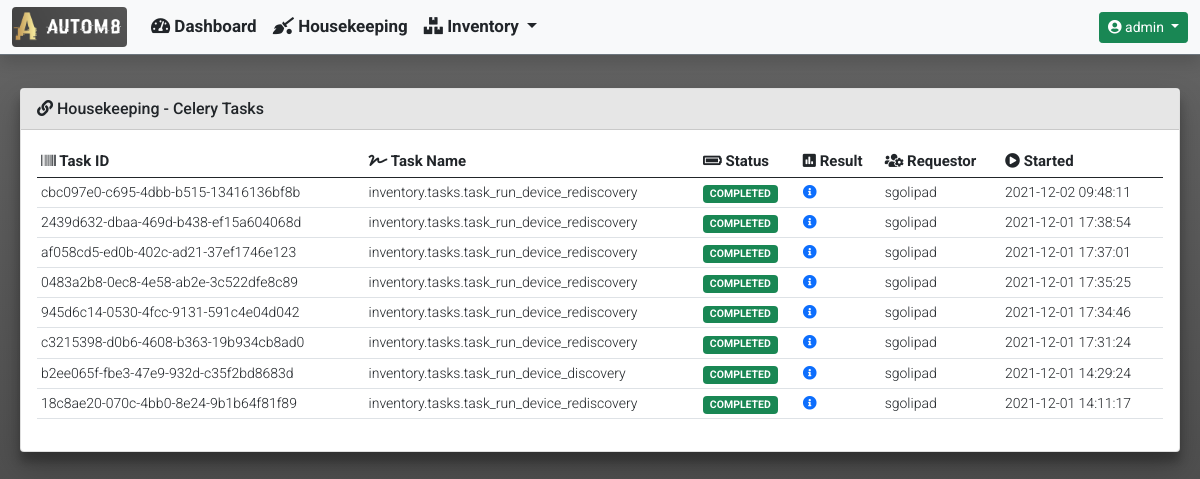
The app's page /housekeeping/ (signed in) with its own data.
### housekeeping/models.py (models this page shows)
class CeleryJobResults(models.Model):
    task_id = models.UUIDField(
        primary_key=True,
        default=uuid.uuid4,
        max_length=255
    )
    task_name = models.CharField(max_length=255)
    task_status = models.CharField(max_length=255)
    task_result = models.JSONField(null=True)
    task_requested_by = models.CharField(max_length=255)
    start_time = models.DateTimeField()

### housekeeping/views.py (the view)
def housekeeping_celery_tasks(request):
    hostname = 'celery@' + str(gethostname())
    tasks = current_app.control.inspect([hostname])
    tasks_list = CeleryJobResults.objects.all().order_by('-start_time')
    context = {
            'title': 'Housekeeping - Celery Tasks',
            'card_header': 'Housekeeping - Celery Tasks',
            'data': {
                'tasks_list': tasks_list
            }
        }
    if tasks.stats():
        data = {
            'celery_information': {
                'celery_statistics': tasks.stats(),
                'registered_tasks': tasks.registered_tasks()[hostname],
                'scheduled_tasks': tasks.scheduled()[hostname],
                'active_tasks': tasks.active()[hostname],
                'reserved_tasks': tasks.reserved()
            }
        }
        context['data'].update(data)
        return render(
            request,
            'housekeeping/housekeeping_celery_tasks.html',
            context
        )
    else:
        return render(
                request,
                'housekeeping/housekeeping_celery_tasks.html',
                context
            )

### templates/housekeeping/housekeeping_celery_tasks.html (shortened to what this page needs)
{% extends "base_template/base.html"%}
{% block content %}
{% if data.tasks_list %}
<div class="col-md-12">
    <div class="table-responsive rounded">
        <table id="celery_completed_tasks" class="table table-hover table-sm" style="width:100%">
            <thead>
                <tr>
                    <th><i class="fas fa-barcode"></i> Task ID</th>
                    <th><i class="fas fa-signature"></i> Task Name</th>
                    <th><i class="fas fa-battery-full"></i> Status</th>
                    <th><i class="fas fa-poll"></i> Result</th>
                    <th><i class="fas fa-users-cog"></i> Requestor</th>
                    <th><i class="fas fa-play-circle"></i> Started</th>
                </tr>
            </thead>
            <tbody>
                {% for completed_task in data.tasks_list %}
                <tr>
                    <td>{{ completed_task.task_id }}</td>
                    <td>{{ completed_task.task_name }}</td>
                    <td>
                        {% if 'COMPLETED' in completed_task.task_status %}
                            <span class="badge bg-success">{{ completed_task.task_status }}</span>
                        {% else %}
                            <span class="badge bg-danger">{{ completed_task.task_status }}</span>
                        {% endif %}
                    </td>
                    <td>
                        <a href="#" data-bs-toggle="modal" data-bs-target="#task_result_modal">
                            <i class="fas fa-info-circle"></i>
                        </a>
                    </td>
                    <td>{{ completed_task.task_requested_by }}</td>
                    <td>{{ completed_task.start_time|date:"Y-m-d H:i:s" }}</td>
                </tr>
                {% endfor %}
            </tbody>
        </table>
    </div>
</div>
{% endif %}
{% endblock %}

### templates/navbar/navbar.html (shortened to what this page needs)
{% load static %}
{% if user.is_authenticated %}
<nav class="navbar navbar-expand-md navbar-light bg-light fixed-top border-bottom border-secondary shadow">
  <div class="container-fluid">
    <a class="navbar-brand" href="#">
      <img class="rounded" src="{% static 'images/logos/portal_logo.png' %}" width="115" height="40">
    </a>
    <div class="collapse navbar-collapse" id="navbarCollapse">
      <ul class="navbar-nav me-auto mb-2 mb-md-0">
        <li class="nav-item">
          <a class="nav-link text-dark" href="{% url 'dashboard:dashboard' %}">
            <i class="fas fa-tachometer-alt"></i>
            Dashboard
          </a>
        </li>
        <li class="nav-item">
          <a class="nav-link text-dark" href="{% url 'housekeeping:housekeeping_celery_tasks' %}">
            <i class="fas fa-quidditch"></i>
            Housekeeping
          </a>
        </li>
        <li class="nav-item dropdown">
          <a class="nav-link dropdown-toggle text-dark" href="#" id="InventoryDropdown" role="button"
            data-bs-toggle="dropdown" aria-expanded="false">
            <i class="fas fa-boxes"></i>
            Inventory
          </a>
        </li>
      </ul>
      <div class="dropdown">
        <a class="btn btn-sm btn-success dropdown-toggle" href="#" role="button" id="UserProfileDropdown"
          data-bs-toggle="dropdown" aria-expanded="false">
          <i class="fas fa-user-circle"></i>
          {{ user.username }}
        </a>
      </div>
    </div>
  </div>
</nav>
{% endif %}

### static/css/custom.css (style rules this page uses)
nav { font-family: 'Roboto', sans-serif; font-weight: 700; font-size: 17px; height: 55px; top: 0; }
body { font-family: 'Roboto', sans-serif; font-weight: 400; font-size: 14px; overflow-y: scroll; min-height: 70rem; padding-top: 5rem; height: 100%; background: linear-gradient(to top, #e6e6e6, #4b4b4b, #656565) }
th { font-family: 'Roboto', sans-serif; font-weight: 700; font-size: 15px; }
td { font-family: 'Roboto', sans-serif; font-weight: 300; font-size: 14px; }

### records on screen
CeleryJobResults: task_id "cbc097e0-c695-4dbb-b515-13416136bf8b", task_name "inventory.tasks.task_run_device_rediscovery", task_status "COMPLETED", task_requested_by "sgolipad", start_time "2021-12-02 09:48:11"
CeleryJobResults: task_id "2439d632-dbaa-469d-b438-ef15a604068d", task_name "inventory.tasks.task_run_device_rediscovery", task_status "COMPLETED", task_requested_by "sgolipad", start_time "2021-12-01 17:38:54"
CeleryJobResults: task_id "af058cd5-ed0b-402c-ad21-37ef1746e123", task_name "inventory.tasks.task_run_device_rediscovery", task_status "COMPLETED", task_requested_by "sgolipad", start_time "2021-12-01 17:37:01"
CeleryJobResults: task_id "0483a2b8-0ec8-4e58-ab2e-3c522dfe8c89", task_name "inventory.tasks.task_run_device_rediscovery", task_status "COMPLETED", task_requested_by "sgolipad", start_time "2021-12-01 17:35:25"
CeleryJobResults: task_id "945d6c14-0530-4fcc-9131-591c4e04d042", task_name "inventory.tasks.task_run_device_rediscovery", task_status "COMPLETED", task_requested_by "sgolipad", start_time "2021-12-01 17:34:46"
CeleryJobResults: task_id "c3215398-d0b6-4608-b363-19b934cb8ad0", task_name "inventory.tasks.task_run_device_rediscovery", task_status "COMPLETED", task_requested_by "sgolipad", start_time "2021-12-01 17:31:24"
CeleryJobResults: task_id "b2ee065f-fbe3-47e9-932d-c35f2bd8683d", task_name "inventory.tasks.task_run_device_discovery", task_status "COMPLETED", task_requested_by "sgolipad", start_time "2021-12-01 14:29:24"
CeleryJobResults: task_id "18c8ae20-070c-4bb0-8e24-9b1b64f81f89", task_name "inventory.tasks.task_run_device_rediscovery", task_status "COMPLETED", task_requested_by "sgolipad", start_time "2021-12-01 14:11:17"

### other values on screen
{{ user.username }} "admin"
{{ card_header }} "Housekeeping - Celery Tasks"
